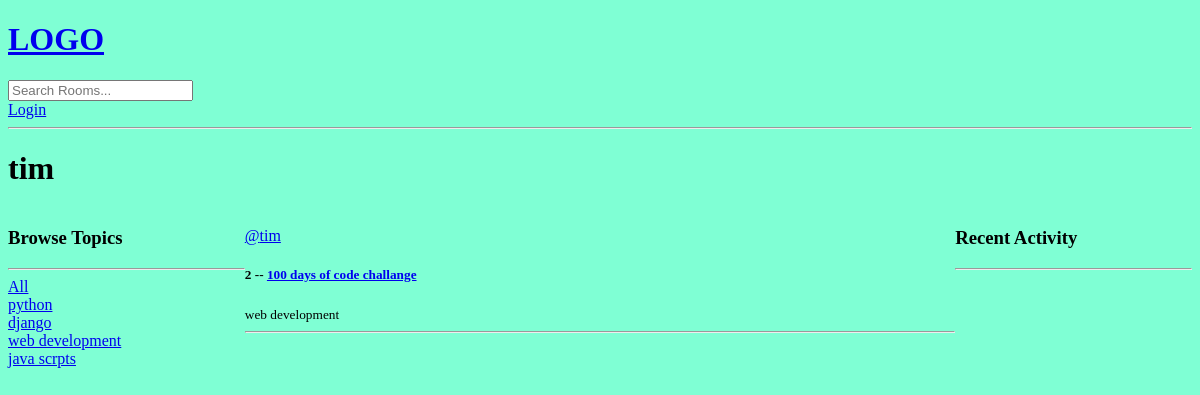
Before: /profile/3/ with the older database file.
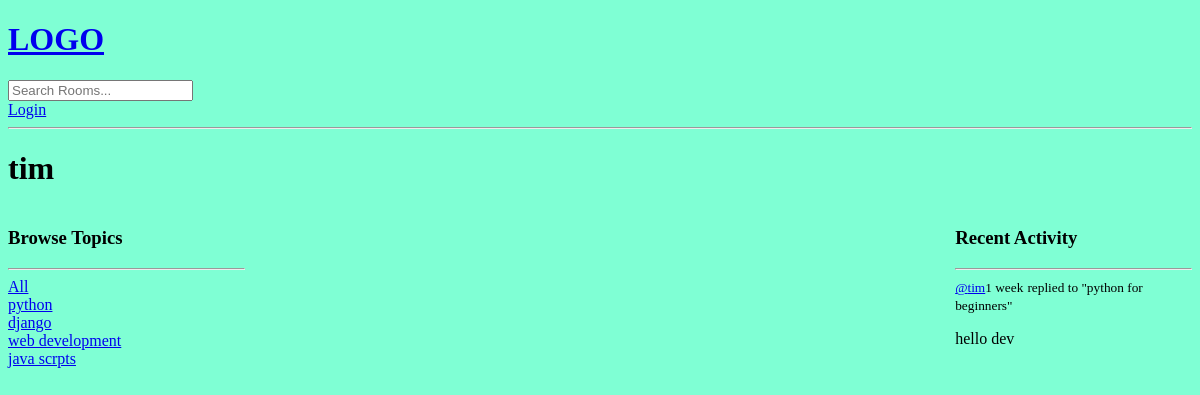
After: the same page with the newer database file.
### base/models.py (models this page shows, shortened)
class Topic(models.Model):
    name = models.CharField(max_length=200)

class Room(models.Model):
    host = models.ForeignKey(User, on_delete=models.SET_NULL, null=True)
    topic = models.ForeignKey(Topic, on_delete=models.SET_NULL, null=True)
    name = models.CharField(max_length=200)
    description = models.TextField(null=True, blank=True)
    participants = models.ManyToManyField(
        User, related_name='participants', blank=True)
    updated = models.DateTimeField(auto_now=True)
    created = models.DateTimeField(auto_now_add=True)
    class Meta:
        ordering = ['-created', '-updated']
    def __str__(self):
        return self.name

class Message(models.Model):
    user = models.ForeignKey(User, on_delete=models.CASCADE)
    room = models.ForeignKey(Room, on_delete=models.CASCADE)
    body = models.TextField()
    updated = models.DateTimeField(auto_now=True)
    created = models.DateTimeField(auto_now_add=True)
    class Meta:
        ordering = ['-created', '-updated']
    def __str__(self):
        return self.body[0:50]

### base/views.py (the view)
# urls.py: path('profile/<str:pk>/', views.userProfile, name="user-profile"),
def userProfile(request, pk):
    user = User.objects.get(id=pk)
    rooms = user.room_set.all()   # get all rooms where this user is the host
    room_messages = user.message_set.all()
    topics = Topic.objects.all()
    context = {'user': user, 'rooms': rooms,
               'room_messages': room_messages, 'topics': topics}
    return render(request, 'base/profile.html', context)

### base/templates/base/profile.html (shortened to what this page needs)
{% extends 'main.html' %}
{% block content %}
<h1>{{user.username}}</h1>
<div class="profile-container">
    <div>
        {% include 'base/topics_components.html' %}
    </div>
    <div>
        {% include 'base/feed_components.html' %}
    </div>
    <div>
        {% include 'base/activity_components.html' %}
    </div>
</div>
{% endblock content %}

### templates/main.html (shortened to what this page needs)
<!DOCTYPE html>
{% load static %}
<html>
<head>
    <link rel="stylesheet" type="text/css" media="screen" href="{% static 'styles/main.css' %}">
</head>
<body>
    {% include 'navbar.html' %}
    {% block content %}
    {% endblock content %}
</body>
</html>

### templates/navbar.html
<a href=" /">
    <h1>LOGO</h1>
</a>
<form method="GET" action="{% url 'home' %}">
    <input type="text" name="q" placeholder="Search Rooms..." />
</form>
{% if request.user.is_authenticated %}
<p>Hello {{ request.user }}</p>
<a href="{% url 'logout' %}">Logout</a>
{% else %}
<a href="{% url 'login' %}">Login</a>
{% endif %}
<hr>

### base/templates/base/topics_components.html
<div>
   <h3>Browse Topics</h3>
   <hr>
   <div>
      <a href="{% url 'home' %}">All</a>
   </div>
   {% for topic in topics %}
   <div>
      <a href="{% url 'home' %}?q={{topic.name}}">{{topic.name}}</a>
   </div>
   {% endfor %}
</div>

### base/templates/base/feed_components.html (shortened to what this page needs)
<div>
   {% for room in rooms %}
   <div>
      <br>
      {% if room.host %}
         <a href="{% url 'user-profile' room.host.id %}">@{{ room.host.username }}</a>
      {% else %}
         <span>@Unknown</span>
      {% endif %}
      <h5>{{room.id}} -- <a href="{% url 'room' room.id %}">{{room.name}}</a></h5>
      <small>{{room.topic.name}}</small>
      <hr>
   </div>
      {% endfor %}
</div>

### base/templates/base/activity_components.html (shortened to what this page needs)
<div>
   <h3>Recent Activity</h3>
   <hr>
   {% for message in room_messages %}
   <div>
      <small><a href="{% url 'user-profile' message.user.id %}">@{{message.user}}</a>{{message.created |timesince}}</small>
      <small>replied to "{{message.room}}"</small>
      <p>{{message}}</p>
      <br>
   </div>
   {% endfor %}
</div>

### static/styles/main.css (style rules this page uses)
body { background-color: aquamarine; }

### base/templates/base/profile.html (style rules this page uses)
.profile-container { display: grid; grid-template-columns: 1fr 3fr 1fr; }

Changed rows visible on the page:
removed Room: host.username "tim", id "2", name "100 days of code challange", topic.name "web development"
added Message: user "tim", created "1 week", room "python for beginners", body "hello dev"
